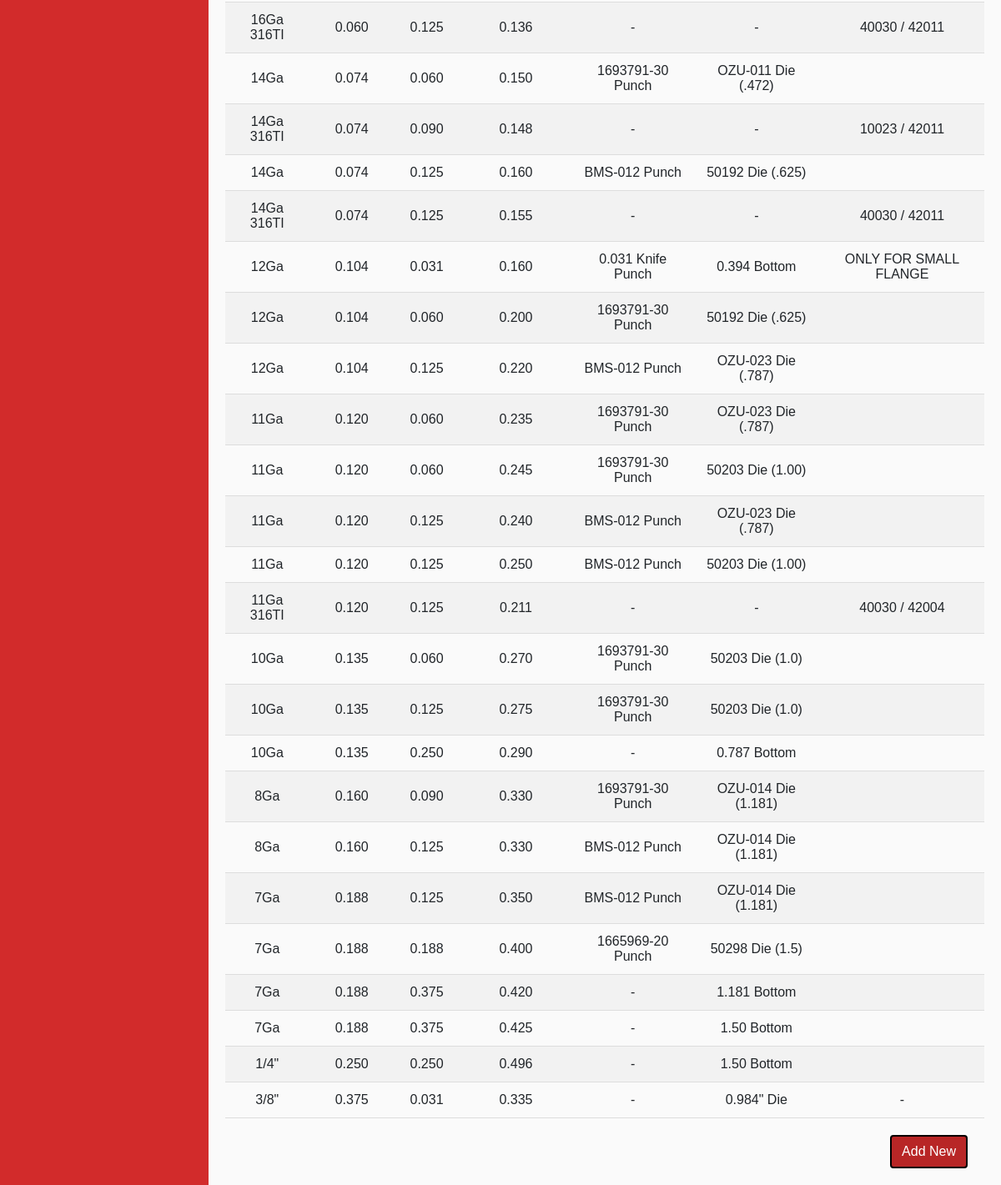
Page /bdsss (lower part) on the earlier database version.
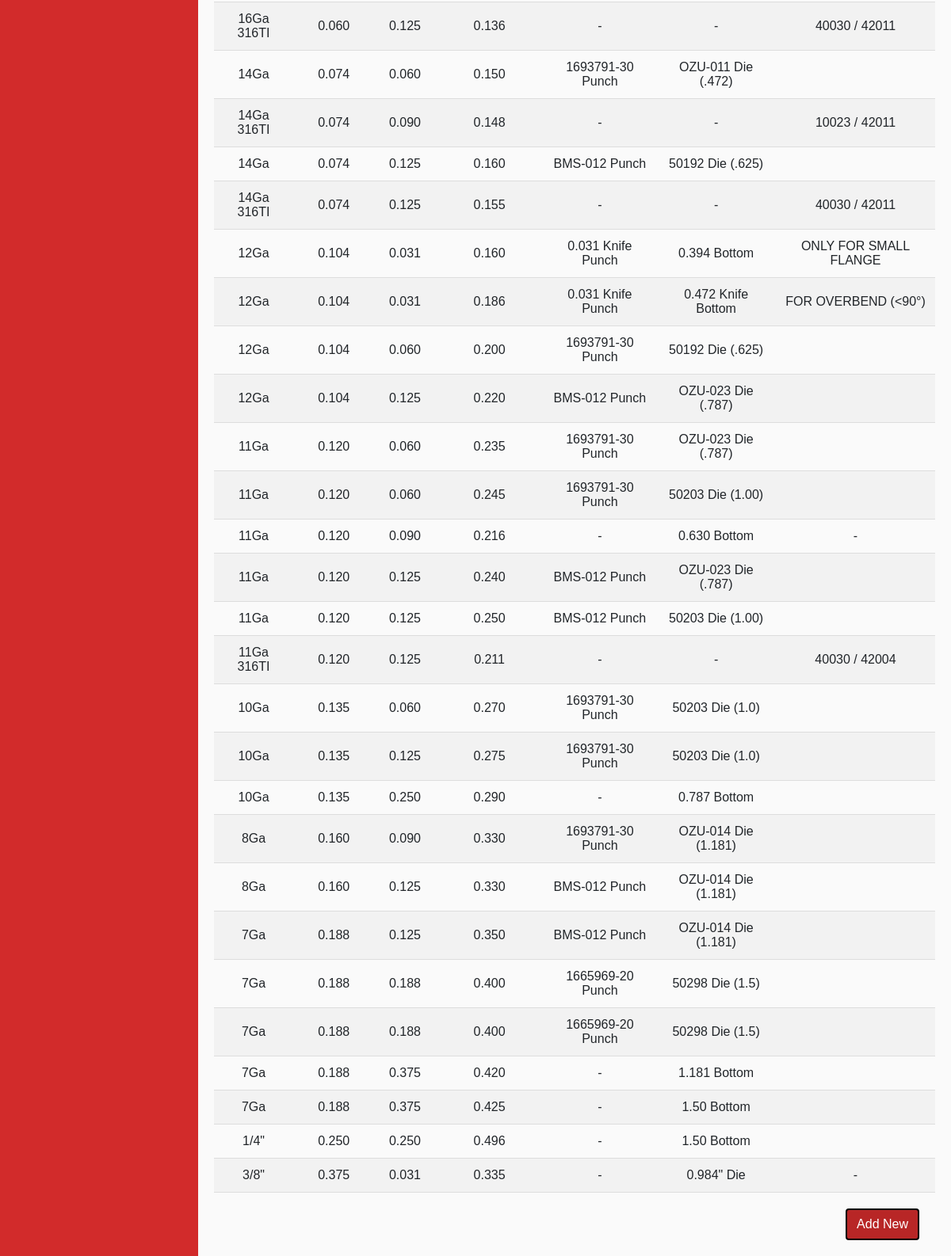
Same page on the later database version.
### app/models.py (models this page shows, shortened)
class Bendd(Base):
    __tablename__ = 'bendd'
    id = Column(Integer, primary_key=True)
    matl = Column(String(10))
    desc = Column(String(25))
    gauge = Column(String(10))
    thick = Column(String(50))
    rad = Column(String(50))
    bd = Column(String(50))
    pt = Column(String(120))
    dt = Column(String(120))
    notes = Column(String(120))

### app/routes.py (the view)
@app.route('/bdsss')
def bdsss():
    bds = Bendd.query.order_by('thick', 'rad').all()
    return render_template('bdsss.html', bds=bds)

### app/routes.py (called while the page is built)
@app.teardown_appcontext
def shutdown_session(exception=None):
    db_session.remove()

### app/templates/bdsss.html (shortened to what this page needs)
{% extends 'bdbase.html' %}
{% block content %}
    <br>
    <body>
            <table id="myTable">
            {% for bd in bds %}
                {% if bd.desc == 'SSS' %}
                    <tr id={{ bd.id }}>
                        <td align='center'><a href="/edit_bd/{{ bd.id }}"> {{ bd.gauge }} </a></td>
                        <td align='center'> {{ bd.thick }} </td>
                        <td align='center'> {{ bd.rad }} </td>
                        <td align='center'> {{ bd.bd }} </td>
                        <td align='center'> {{ bd.pt }} </td>
                        <td align='center'> {{ bd.dt }} </td>
                        <td align='center'> {{ bd.notes }} </td>
                    </tr>
                {% endif %}
            {% endfor %}
            </table>
            <a href="backend_bd">
                <button class="btn btn-block btn-primary todoBtn">Add New</button>
            </a>
    </body>
{% endblock %}

Differences in the rows shown:
now on this page (row edited): Bendd: gauge "12Ga", thick "0.104", rad "0.031", bd "0.186", pt "0.031 Knife Punch", dt "0.472 Knife Bottom", notes "FOR OVERBEND (<90°)"
changed Bendd (number 11 of 27 on the later page): id 59 → 61 (drawn)
added Bendd: gauge "11Ga", thick "0.120", rad "0.090", bd "0.216", pt "-", dt "0.630 Bottom", notes "-"
now on this page (row edited): Bendd: gauge "7Ga", thick "0.188", rad "0.188", bd "0.400", pt "1665969-20 Punch", dt "50298 Die (1.5)"
changed Bendd (number 23 of 27 on the later page): id 37 → 38 (drawn)
changed Bendd "1.181 Bottom": id 67 → 70 (drawn)
changed Bendd (number 25 of 27 on the later page): id 68 → 71 (drawn)
changed Bendd (number 26 of 27 on the later page): id 70 → 73 (drawn)
changed Bendd "0.984\" Die": id 203 → 212 (drawn)
